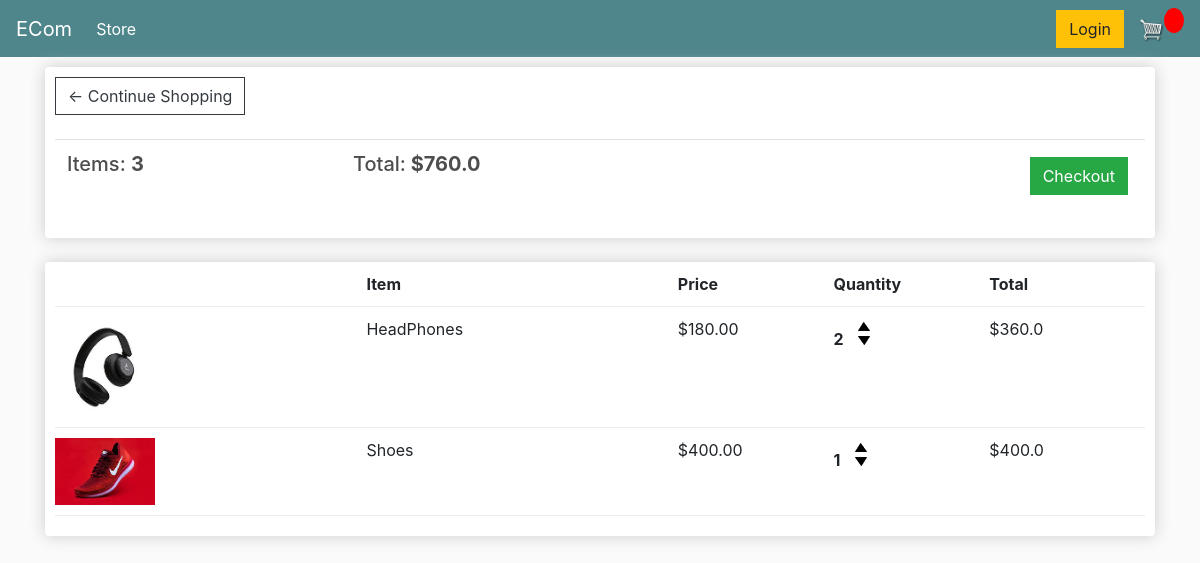
The page /cart/ (signed in) on the database as committed earlier.
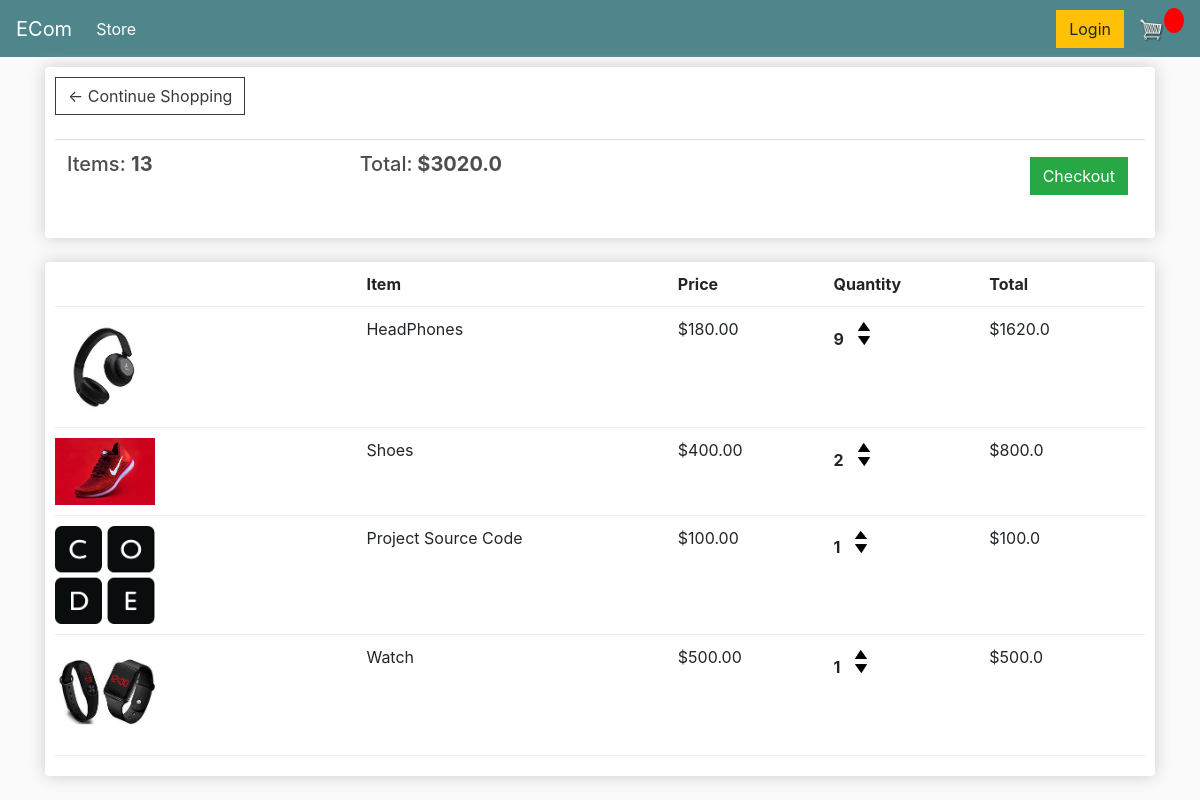
The same page on the database as committed later.
### store/models.py (models this page shows, shortened)
class Order(models.Model):
    customer=models.ForeignKey(Customer,on_delete=models.SET_NULL,blank=True,null=True)
    date_order=models.DateTimeField(auto_now_add=True)
    complete=models.BooleanField(default=False,null=True,blank=False)
    transaction_id=models.CharField(max_length=200,null=True)
    @property
    def get_cart_total(self):
        orderitems=self.orderitem_set.all()
        total=sum([item.get_total for item in orderitems])
        return total
    @property
    def get_cart_items(self):
        orderitems=self.orderitem_set.all()
        total=sum([item.quantity for item in orderitems])
        return total

class OrderItem(models.Model):
    product=models.ForeignKey(Product,on_delete=models.SET_NULL,blank=True,null=True)
    order=models.ForeignKey(Order,on_delete=models.SET_NULL,blank=True,null=True)
    quantity=models.IntegerField(default=0,null=True,blank=True)
    date_added=models.DateTimeField(auto_now_add=True)
    @property
    def get_total(self):
        total=self.product.price*self.quantity
        return total

class Product(models.Model):
    name=models.CharField(max_length=200,null=True)
    price=models.FloatField()
    digital=models.BooleanField(default=False,null=True,blank=False)
    image=models.ImageField(null=True,blank=True)
    @property
    def imageURL(self):
        try:
            url=self.image.url
        except:
            url=''
        return url

### store/views.py (the view)
# urls.py: path('cart/',views.cart,name='cart'),
def cart(request):
    if request.user.is_authenticated:
        customer=request.user.customer
        order,created=Order.objects.get_or_create(customer=customer,complete=False)
        items=order.orderitem_set.all()
    else:
        items=[]
        order={'get_cart_total':0,'get_cart_items':0}
    context={'items':items,'order':order}
    return render(request,'store/cart.html',context)

### store/templates/store/cart.html
{% extends 'store/main.html' %}
{% load static %}
{%block content %}
	<div class="row">
		<div class="col-lg-12">
			<div class="box-element">
				<a  class="btn btn-outline-dark" href="{% url 'store' %}">&#x2190; Continue Shopping</a>
				<br>
				<br>
				<table class="table">
					<tr>
						<th><h5>Items: <strong>{{order.get_cart_items}}</strong></h5></th>
						<th><h5>Total:<strong> ${{order.get_cart_total}}</strong></h5></th>
						<th>
							<a  style="float:right; margin:5px;" class="btn btn-success" href="{% url 'checkout' %}">Checkout</a>
						</th>
					</tr>
				</table>
			</div>
			<br>
			<div class="box-element">
				<div class="cart-row">
					<div style="flex:2"></div>
					<div style="flex:2"><strong>Item</strong></div>
					<div style="flex:1"><strong>Price</strong></div>
					<div style="flex:1"><strong>Quantity</strong></div>
					<div style="flex:1"><strong>Total</strong></div>
				</div>
				{% for item in items %}
				<div class="cart-row">
					<div style="flex:2"><img class="row-image" src="{{item.product.imageURL}}"></div>
					<div style="flex:2"><p>{{item.product.name}}</p></div>
					<div style="flex:1"><p>${{item.product.price|floatformat:2}}</p></div>
					<div style="flex:1">
						<p class="quantity">{{item.quantity}}</p>
						<div class="quantity">
							<img class="chg-quantity" src="{% static  'images/arrow-up.png' %}">
							<img class="chg-quantity" src="{% static  'images/arrow-down.png' %}">
						</div>
					</div>
					<div style="flex:1"><p>${{item.get_total}}</p></div>
				</div>
              {% endfor %}
			</div>
		</div>
	</div>
{% endblock content %}

### store/templates/store/main.html (shortened to what this page needs)
<!DOCTYPE html>
{% load static %}
<html lang="en">
<head>
    <link rel="stylesheet" href="https://stackpath.bootstrapcdn.com/bootstrap/4.4.1/css/bootstrap.min.css"
>
    <link rel="stylesheet" type="text/css" href="{% static 'css/main.css' %}">
</head>
<body>
    <nav class="navbar navbar-expand-lg navbar-dark bg-dark">
        <a class="navbar-brand" href="{% url 'store' %}">ECom</a>
        <div class="collapse navbar-collapse" id="navbarSupportedContent">
            <ul class="navbar-nav mr-auto">
                <li class="nav-item active">
                    <a class="nav-link" href="{% url 'store' %}">Store <span class="sr-only">(current)</span></a>
                </li>
            </ul>
            <div class="form-inline my-2 my-lg-0">
                <a href="#" class="btn btn-warning">Login</a>
                <a href="{% url 'cart' %}">
                    <img id="cart-icon" src="{% static 'images/cart.png' %}">
                </a>
                <p id="cart-total">{{cartItems}}</p>
            </div>
        </div>
    </nav>
    <div class="container">
        {%block content %}
        {%endblock content %}
    </div>
</body>
</html>
</body>
</html>

### static/css/main.css (style rules this page uses)
body { background-color: hsl(0, 0%, 98%); }
h1,h2,h3,h4,h5,h6 { color:hsl(0, 0%, 30%); }
.box-element { box-shadow:hsl(0, 0%, 80%) 0 0 16px; background-color: #fff; border-radius: 4px; padding: 10px; }
.bg-dark { background-color: #4f868c!important; }
#cart-icon { width:25px; display: inline-block; margin-left: 15px; }
#cart-total { display: block; text-align: center; color:#fff; background-color: red; width: 20px; height: 25px; border-radius: 50%; font-size: 14px; }
.col-lg-4, .col-lg-6, .col-lg-8, .col-lg-12 { margin-top: 10px; }
.btn { border-radius: 0; }
.row-image { width: 100px; }
.cart-row { display: flex; align-items: flex-stretch; padding-bottom: 10px; margin-bottom: 10px; border-bottom: 1px solid #ececec; }
.quantity { display: inline-block; font-weight: 700; padding-right:10px; }
.chg-quantity { width: 12px; cursor: pointer; display: block; margin-top: 5px; transition:.1s; }

Rows that differ between the two databases and show on the page:
changed through a linked row, Order: get_cart_items "3" → "13"; get_cart_total "760.0" → "3020.0"
changed OrderItem "HeadPhones": quantity "2" → "9"; get_total "360.0" → "1620.0"
changed OrderItem "Shoes": quantity "1" → "2"; get_total "400.0" → "800.0"
added OrderItem: product.imageURL (picture), product.name "Project Source Code", product.price "100.00", quantity "1", get_total "100.0"
added OrderItem: product.imageURL (picture), product.name "Watch", product.price "500.00", quantity "1", get_total "500.0"
